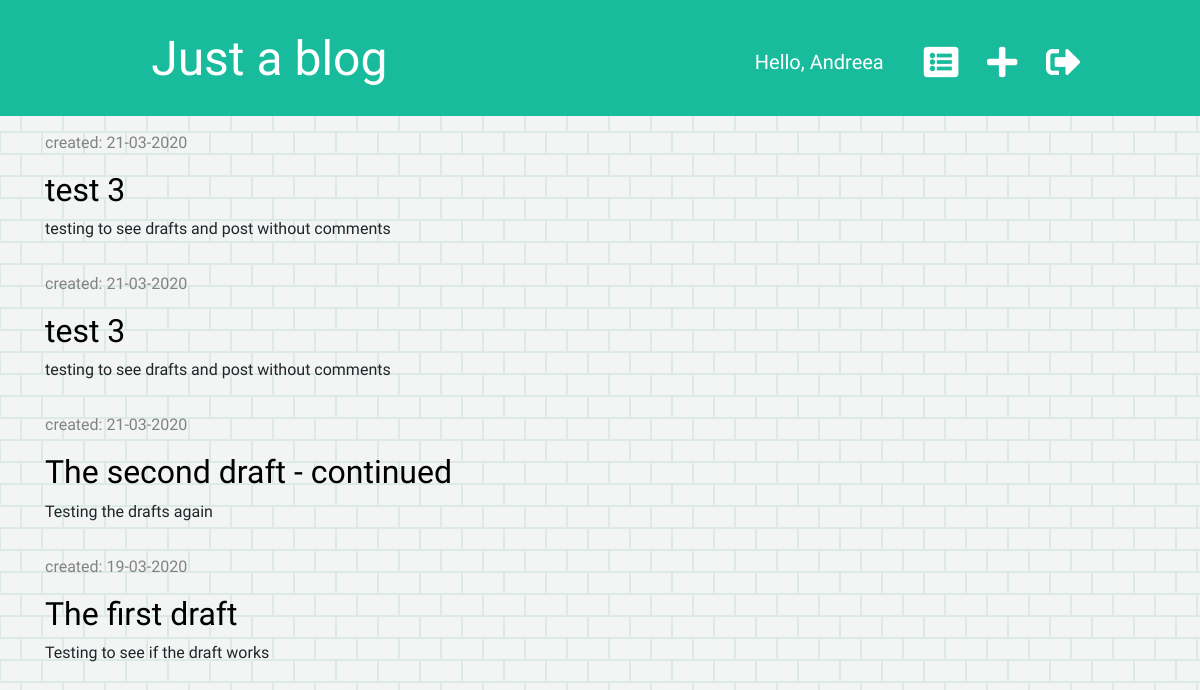
Page /drafts/ (signed in) on the committed database.
### blog/models.py (models this page shows, shortened)
class Post(models.Model):
    author = models.ForeignKey('auth.User', on_delete=models.CASCADE)
    title = models.CharField(max_length=200)
    text = models.TextField()
    created_date = models.DateTimeField(default=timezone.now)
    published_date = models.DateTimeField(blank=True, null=True)

### blog/views.py (the view)
# urls.py: path('drafts/', views.post_draft_list, name='post_draft_list'),
@login_required
def post_draft_list(request):
    posts = Post.objects.filter(published_date__isnull=True).order_by('-created_date')
    stuff_for_frontend = {'posts': posts}
    return render(request, 'blog/post_draft_list.html', stuff_for_frontend)

### blog/templates/blog/post_draft_list.html (shortened to what this page needs)
{% extends 'blog/base.html'%}
{% block content %}
    {% for post in posts %}
        <div class="post">
            <p class="date">created: {{ post.created_date|date:'d-m-Y' }}</p>
            <h2><a href="{% url 'post_detail' pk=post.pk %}">{{ post.title }}</a></h2>
            <p>{{ post.text|truncatechars:50 }}</p>
        </div>
    {% endfor %}
{% endblock %}

### blog/templates/blog/base.html (shortened to what this page needs)
{% load static %}
<!DOCTYPE html>
<html lang="en">
<head>
    <link rel="stylesheet" href="https://stackpath.bootstrapcdn.com/bootstrap/4.4.1/css/bootstrap.min.css">
    <link rel="stylesheet" href="https://use.fontawesome.com/releases/v5.2.0/css/all.css">
    <link rel="stylesheet" href="{% static 'css/blog.css' %}">
    <link rel="stylesheet" href="{% static 'css/zenburn.css' %}">
</head>
<body>
<div class="page-header">
    {% if user.is_authenticated %}
        <div class="top-menu-right">
            <a href="{% url 'post_draft_list' %}"><i class="fas fa-list-alt"></i></a>
            <a href="{% url 'post_new' %}"><i class="fas fa-plus"></i></a>
            <p class="top-menu">Hello, {{ user.username}}</p>
            <a href="{% url 'logout' %}"><i class="fas fa-sign-out-alt"></i></a>
        </div>
    {% else %}
    <div class="top-menu-right">
        <a href="{% url 'login' %}"><p class="login">Login</p><i class="fas fa-sign-in-alt"></i></a>
    </div>
    {% endif %}
    <h1><a href="{% url 'post_list' %}">Just a blog</a></h1>
</div>
<div class="content container">
    <div class="row">
        <div class="col-md-12">
            {% block content %}{% endblock%}
        </div>
    </div>
</div>
</body>
</html>

### blog/static/css/blog.css (style rules this page uses)
.page-header { background-color: #18BC9C; margin-top: 0; padding: 20px 20px 20px 40px; }
.page-header h1, .page-header h1 a { color: #ffffff; font-size: 36pt; text-decoration: none; margin-left: 5%; }
h1, h2, h3, h4 { margin-top: 10px; }
body { font-family: 'Raleway', sans-serif; background-color: #f2f5f4; }
.date { padding: 15px 0px 0px 0px; color: #828282; }
.post h2 a { color: #000000; }
.top-menu-right { color: #ffffff; float: right; font-size: 26pt; margin-right: 100px; padding-top: 5px; }
fa, .fas { padding-left: 20px; padding-top: 20px; color: #ffffff; }
.top-menu { float: left; font-size: 15pt; color: #ffffff; padding-right: 20px; padding-top: 22px; }

### rows in the picture
Post: created_date "21-03-2020", title "test 3", text "testing to see drafts and post without comments"
Post: created_date "21-03-2020", title "test 3", text "testing to see drafts and post without comments"
Post: created_date "21-03-2020", title "The second draft - continued", text "Testing the drafts again"
Post: created_date "19-03-2020", title "The first draft", text "Testing to see if the draft works"

### other values in the picture
{{ user.username }} "Andreea"
